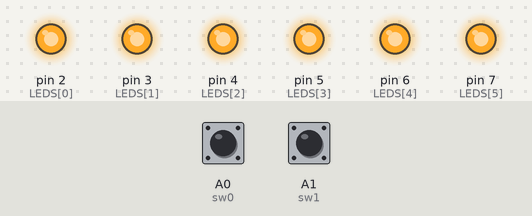
The sketch below on a simulated Arduino Uno, built with avr-gcc and run on an emulated ATmega328P. Shown: output pins drawn as LEDs (lit = HIGH). Dashed ring = blinking. The inputs (shaded band) are chosen by the test bench; at power-on: A0 (sw0) HIGH, A1 (sw1) HIGH.

Above: at 1.2 s.
1.3 s: A0 (sw0) pulled LOW for 0.15 s
At 1.45 s:
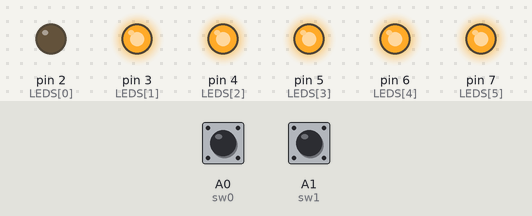
4.3 s: A1 (sw1) pulled LOW for 1 s
At 4.95 s:
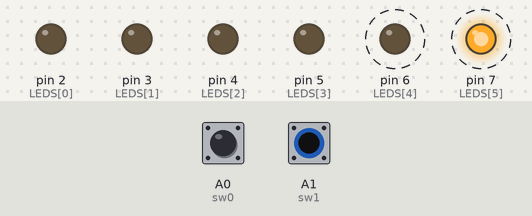
7.3 s: A1 (sw1) pulled LOW for 3.2 s
At 8.05 s:
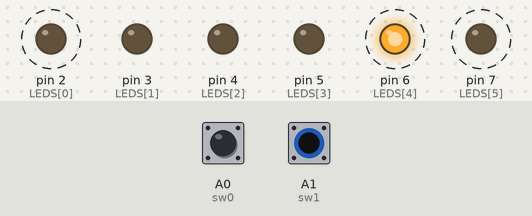
12.0 s: A0 (sw0) pulled LOW for 3.2 s
At 12.65 s:
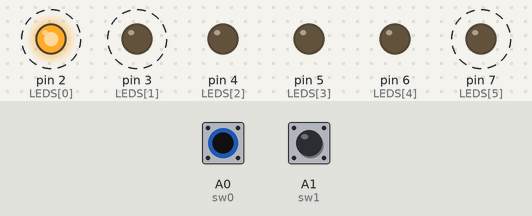
16.7 s: A0 (sw0) driven LOW and A1 (sw1) driven LOW
At 17.3 s:
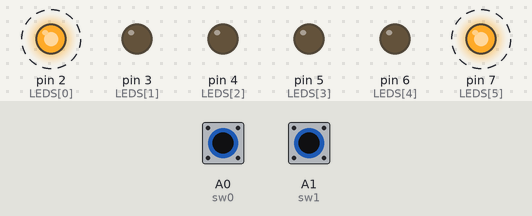
19.7 s: A0 (sw0) driven HIGH
Timing chart, 0 to 23.7 s (numbered marks = the images above; inputs shaded):
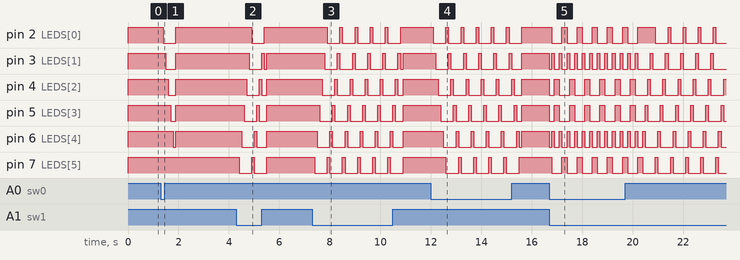

The sketch:

Lab2_basic_inout.ino
```cpp
//Running + blinking lights

const int sw0 = A0;
const int sw1 = A1;
const int LEDS[6] = {2, 3, 4, 5, 6, 7};

void setup() {
  pinMode(sw0, INPUT_PULLUP);
  pinMode(sw1, INPUT_PULLUP);

  for (int i = 0; i < 6; i++) {
    pinMode(LEDS[i], OUTPUT);
  }
}

void loop() {
  int switch0State = digitalRead(sw0);
  int switch1State = digitalRead(sw1);

  int mode = (switch0State == LOW ? 1 : 0) | (switch1State == LOW ? 2 : 0);

  switch (mode) {
    case 0: // 00
      for (int i = 0; i < 6; i++) {
        digitalWrite(LEDS[i], HIGH);
      }
      break;

    case 1: // 01
      for (int i = 0; i < 6; i++) {
        digitalWrite(LEDS[i], HIGH);
        delay(100);
        digitalWrite(LEDS[i], LOW);
      }
      break;

    case 2: // 10
      for (int i = 5; i >= 0; i--) {
        digitalWrite(LEDS[i], HIGH);
        delay(100);
        digitalWrite(LEDS[i], LOW);
      }
      break;

    case 3: // 11
      int pattern[6][6] = {
        {1, 0, 0, 0, 0, 1},
        {0, 1, 0, 0, 1, 0},
        {0, 0, 1, 1, 0, 0},
        {0, 0, 1, 1, 0, 0},
        {0, 1, 0, 0, 1, 0},
        {1, 0, 0, 0, 0, 1}
      };

      for (int i = 0; i < 6; i++) {
        for (int j = 0; j < 6; j++) {
          digitalWrite(LEDS[j], pattern[i][j] ? HIGH : LOW);
        }
        delay(100);
      }

      for (int i = 5; i >= 0; i--) {
        for (int j = 0; j < 6; j++) {
          digitalWrite(LEDS[j], pattern[i][j] ? HIGH : LOW);
        }
        delay(100);
      }
      break;
  }
}
```

Measured:
- after the input at 1.3 s, pin 2 (LEDS[0]): HIGH → LOW after 0.10 s, → HIGH 0.50 s later; pin 3 (LEDS[1]): HIGH → LOW after 0.20 s, → HIGH 0.40 s later; pin 4 (LEDS[2]): HIGH → LOW after 0.30 s, → HIGH 0.30 s later; pin 5 (LEDS[3]): HIGH → LOW after 0.40 s, → HIGH 0.20 s later; pin 6 (LEDS[4]): HIGH → LOW after 0.50 s, → HIGH 0.10 s later
- after the input at 4.3 s, pin 2 (LEDS[0]): HIGH → LOW after 0.60 s, → HIGH 0.50 s later; pin 3 (LEDS[1]): HIGH → LOW after 0.50 s, → HIGH 0.50 s later, → LOW 0.10 s later, → HIGH 0.10 s later
- after the input at 7.3 s, pin 2 (LEDS[0]): alternates HIGH for 0.10 s and LOW for 0.50 s, 10 changes in all, then stays HIGH, starting after 0.60 s; pin 3 (LEDS[1]): goes 5 × (LOW 0.50 s, HIGH 0.10 s), LOW 0.10 s, then HIGH, starting after 0.50 s
- after the input at 12.0 s, pin 2 (LEDS[0]): alternates HIGH for 0.10 s and LOW for 0.50 s, 12 changes in all, then stays HIGH, starting after 0.10 s; pin 3 (LEDS[1]): alternates HIGH for 0.10 s and LOW for 0.50 s, 12 changes in all, then stays HIGH, starting after 0.20 s
- after the input at 16.7 s, pin 2 (LEDS[0]), pin 7 (LEDS[5]): alternates HIGH for 0.20 s and LOW for 0.40 s, starting after 0.10 s; pin 3 (LEDS[1]), pin 6 (LEDS[4]): HIGH → LOW at once, then repeats every 0.30 s: HIGH 0.10 s, LOW 0.20 s; pin 4 (LEDS[2]), pin 5 (LEDS[3]): HIGH → LOW at once, then repeats every 0.60 s: HIGH 0.20 s, LOW 0.40 s
